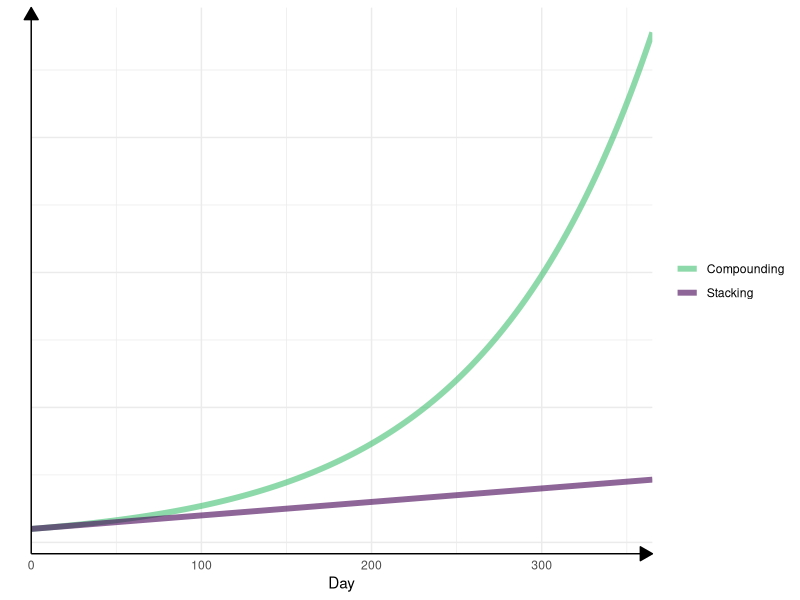

The R source for this figure:
## ---- chunk 1
library(ggplot2)
library(magrittr)
## ---- chunk 2
N = 365
x = seq(0, N, length.out=N)
y_linear = 1 + 0.01 * x
y_exp = 1.01 ^ x

df = data.frame(
  x = c(x,x),
  y = c(y_linear, y_exp),
  Type = c(rep("Stacking", N), rep("Compounding", N))
)

ggplot(data=df, aes(x = x, y=y, color=Type)) +
  geom_line(size=2, alpha=0.6) +
  labs(x = "Day", y = "") +
  theme_minimal() +
  theme(axis.line = element_line(arrow = arrow(type='closed', length = unit(10,'pt'))),
        axis.ticks.y=element_blank(),
        axis.text.y=element_blank(),
        legend.title = element_blank()
        ) + 
  scale_x_continuous(expand = c(0, 0)) +
  scale_color_viridis_d(end=0.7, direction = -1)
  
